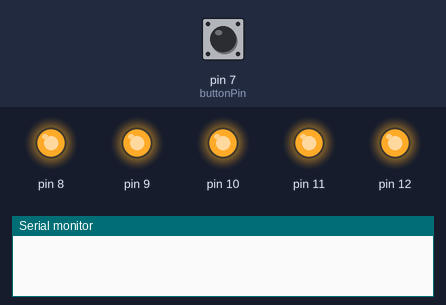
Bench run of a sketch on a simulated Arduino Uno, built with avr-gcc and run on an emulated ATmega328P. Parts: output pins drawn as LEDs (lit = HIGH), the last lines printed to the serial monitor. The inputs (shaded band) are chosen by the test bench; at power-on: pin 7 (buttonPin) HIGH. Random numbers use the default seed unless the sketch sets one.

Above: at 1.2 s.
1.3 s: pin 7 (buttonPin) pulled LOW for 0.15 s
At 1.8 s:
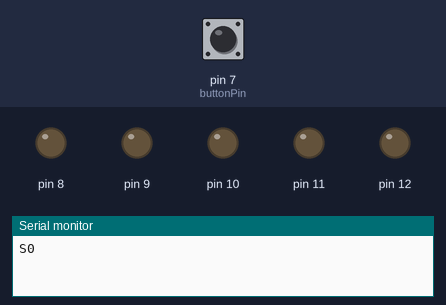
2.9 s: pin 7 (buttonPin) pulled LOW for 1 s
At 4.2 s:
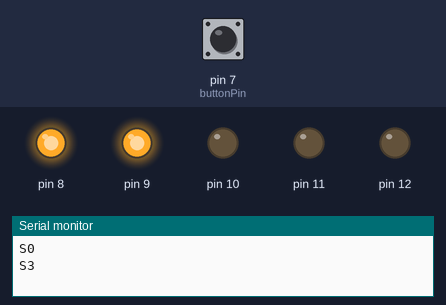
5.4 s: pin 7 (buttonPin) pulled LOW for 0.15 s
At 6.1 s:
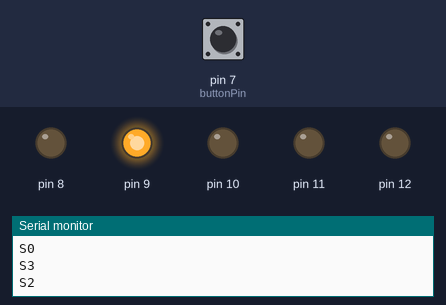
7.0 s: pin 7 (buttonPin) pulled LOW for 3.2 s
At 7.3 s:
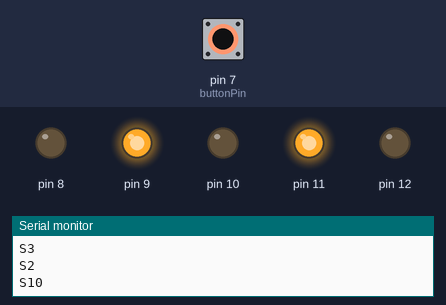
11.7 s: pin 7 (buttonPin) pulled LOW for 0.15 s
At 12.1 s:
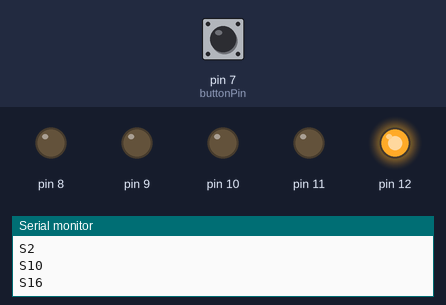
Timing chart, 0 to 14.7 s (numbered marks = the images above; inputs shaded):
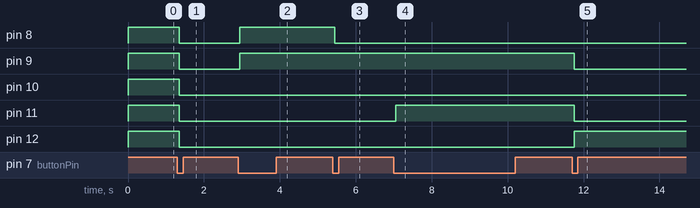

Measured:
- after the input at 1.3 s, pin 8–12: HIGH → LOW after 0.05 s
- after the input at 2.9 s, pin 8, pin 9: LOW → HIGH after 0.05 s
- after the input at 5.4 s, pin 8: HIGH → LOW after 0.05 s
- after the input at 7.0 s, pin 11: LOW → HIGH after 0.05 s
- after the input at 11.7 s, pin 9, pin 11: HIGH → LOW after 0.05 s; pin 12: LOW → HIGH after 0.05 s

The sketch:

Arduino_guessing-game_Master.ino
```cpp
int buttonPin = 7;
int RandNum;
int guess;
int ledState = HIGH;
int buttonState = LOW;
int lastButtonState = LOW;

long lastDebounceTime = 0;
long debounceDelay = 50;


void setup(){
Serial.begin(9600);
    for (int ledPin = 8; ledPin <= 12; ledPin++) { //pinmodelEDS
    pinMode(ledPin, OUTPUT);
  }
  light_leds();
  pinMode(buttonPin, INPUT_PULLUP);
  randomSeed(analogRead(0));

}

void loop(){
   int reading = !digitalRead(buttonPin);// debounce do botão
  if (reading != lastButtonState) {
    lastDebounceTime = millis();
  }

  if ((millis() - lastDebounceTime) > debounceDelay) {
    if (reading != buttonState) {
      buttonState = reading;
      if (buttonState == HIGH) {
        Serial.write('S');
        RandNum = random(32);
        Binary(RandNum);
        Serial.println(RandNum);

      }
    }
  }
  lastButtonState = reading;
  guess_binary();
}


void Binary(int number) {
  for (int ledPin = 8; ledPin <= 12; ledPin++) {
    int bit = (number >> (ledPin - 8)) & 1;
    digitalWrite(ledPin, bit);
  }
}// esta função vai escolher o "least important bit" do numero, acendendo o led devidamente, depois vai mover o numero para a direita e repetir o processo
void light_leds() {
  for (int ledPin = 8; ledPin <= 12; ledPin++) {
    digitalWrite(ledPin, HIGH);
  } // esta função vai ligar os leds do 8 ao 12
}
void guess_binary(){
  if (Serial.available()>0){
    int guess = Serial.read();
    if (guess != RandNum){
      Serial.write('N');
    }
    else{
      Serial.write('Y');
      light_leds();
    }
  }// esta função vai enviar "Y" ou "N" consoante a advinha feita pelo secundário

}
```
